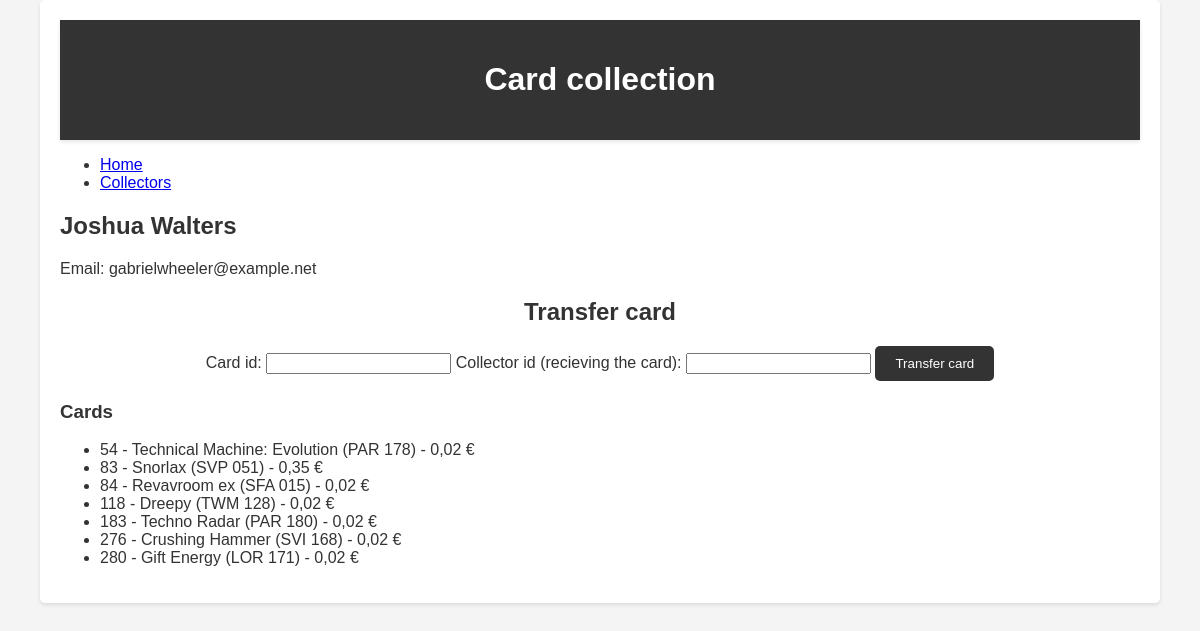
Screenshot of /collector/1 with the database file from the repository.
### tables this page shows
CREATE TABLE ZBIRATELJ(
                id_zbiratelj INTEGER PRIMARY KEY,
                ime VARCHAR(255) NOT NULL,
                priimek VARCHAR(255) NOT NULL,
                eposta VARCHAR(255)
                );

CREATE TABLE KARTA(
                id_karta INTEGER PRIMARY KEY,
                ime VARCHAR(255) NOT NULL,
                zaloga INT NOT NULL,
                cena INT NOT NULL,
                slika VARCHAR(255)
                );

### app.py (the view)
@app.route('/collector/<int:id>')
def collector(id):
    conn = get_db_connection()
    collector = conn.execute('SELECT * FROM ZBIRATELJ WHERE id_zbiratelj = ?', (id,)).fetchone()
    cards = conn.execute('''
        SELECT KARTA.* FROM KARTA
        JOIN ZBIRATELJ_KARTA ON KARTA.id_karta = ZBIRATELJ_KARTA.id_karta
        WHERE ZBIRATELJ_KARTA.id_zbiratelj = ?
    ''', (id,)).fetchall()
    conn.close()
    return render_template('collector.html', collector=collector, cards=cards)

### app.py (called while the page is built)
def get_db_connection():
    conn = sqlite3.connect('cards.db')
    conn.row_factory = sqlite3.Row
    return conn

### templates/collector.html (shortened to what this page needs)
{% extends 'base.html' %}
{% block content %}
<h2>{{ collector['ime'] }} {{ collector['priimek'] }}</h2>
<p>Email: {{ collector['eposta'] }}</p>
<form action="/transfer_card" method="post" class="transfer-card-form">
    <h2>Transfer card</h2>
    <label for="card_id">Card id:</label>
    <input type="number" id="card_id" name="card_id" required>
    <label for="new_collector_id">Collector id (recieving the card):</label>
    <input type="number" id="new_collector_id" name="new_collector_id" required>
    <button type="submit">Transfer card</button>
</form>
<h3>Cards</h3>
<ul>
    {% for card in cards %}
    <li>
        {{ card['id_karta'] }} - {{ card['ime'] }} - {{ card['cena'] }}
    </li>
    {% endfor %}
</ul>
{% endblock %}

### static/style.css (style rules this page uses)
body { font-family: Arial, sans-serif; background-color: #f4f4f4; color: #333; margin: 0; padding: 0; }
form { margin: 20px 0; text-align: center; }
form button { padding: 10px 20px; background-color: #333; color: #fff; border: none; border-radius: 5px; cursor: pointer; transition: background-color 0.3s; }

### rows the page displays
ZBIRATELJ: ime "Joshua", priimek "Walters", eposta "gabrielwheeler@example.net"
KARTA: id_karta "54", ime "Technical Machine: Evolution (PAR 178)", cena "0,02 €"
KARTA: id_karta "83", ime "Snorlax (SVP 051)", cena "0,35 €"
KARTA: id_karta "84", ime "Revavroom ex (SFA 015)", cena "0,02 €"
KARTA: id_karta "118", ime "Dreepy (TWM 128)", cena "0,02 €"
KARTA: id_karta "183", ime "Techno Radar (PAR 180)", cena "0,02 €"
KARTA: id_karta "276", ime "Crushing Hammer (SVI 168)", cena "0,02 €"
KARTA: id_karta "280", ime "Gift Energy (LOR 171)", cena "0,02 €"
